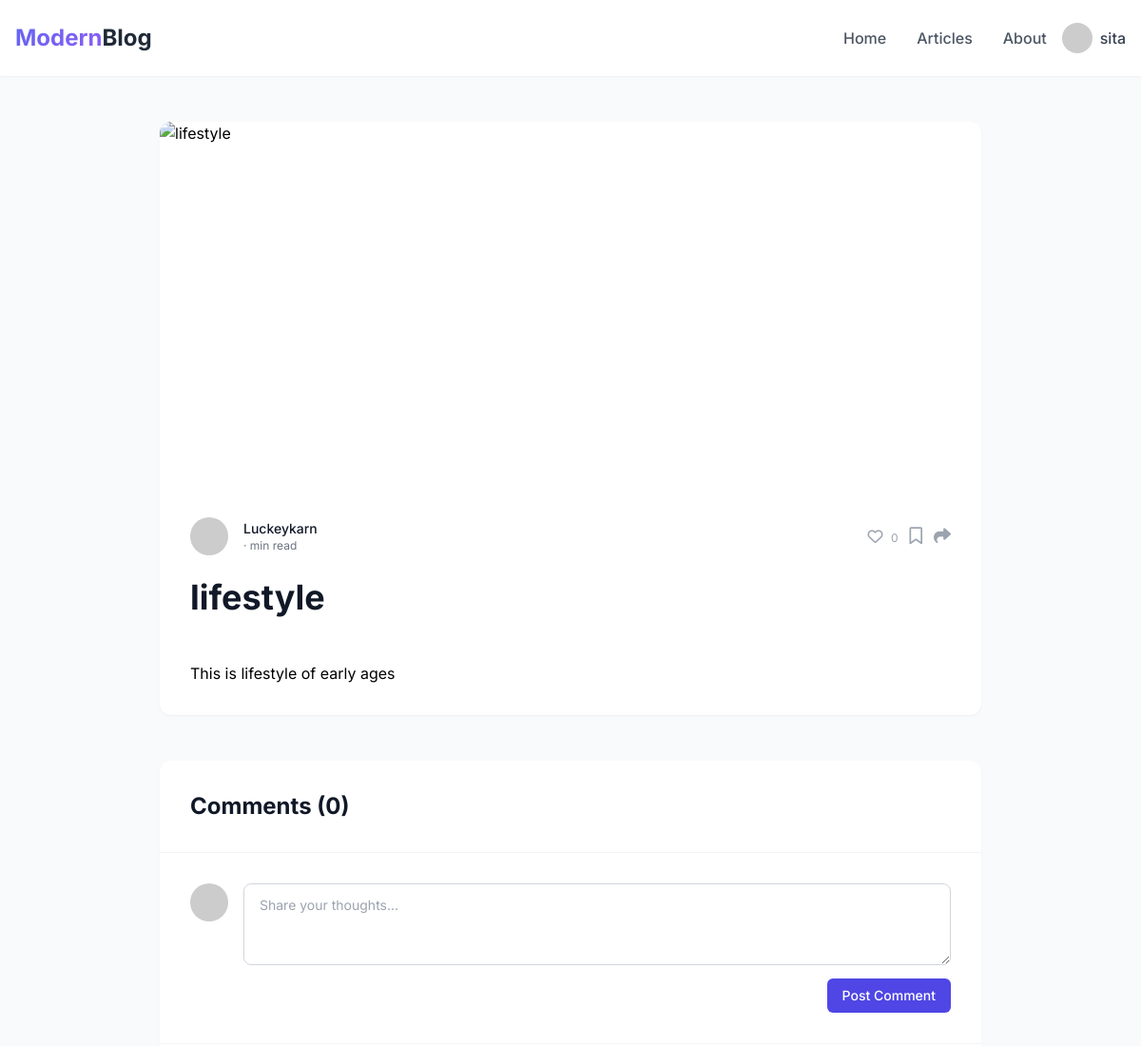
Before: /blog/lifestyle_in_early_age (signed in, upper part) with the older database file.
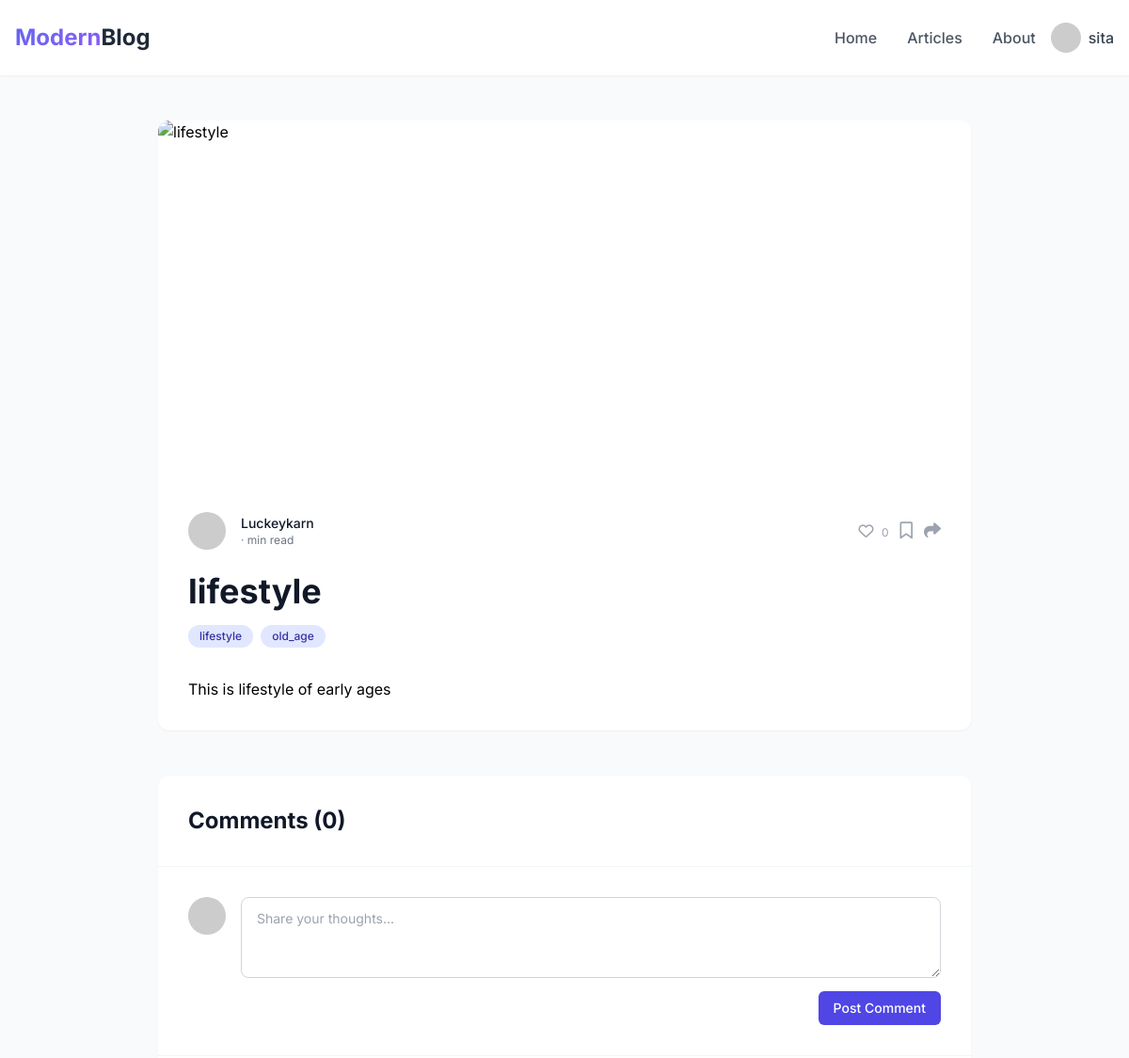
After: the same page with the newer database file.
### blogs/views.py (the view)
# urls.py: path('blog/<slug:slug>', views.blog_detail,name="blog_detail"), # Using slug here original
def blog_detail(request, slug): # Receive slug as a path parameter
    blog_object = Blogs.objects.get(slug=slug, status='published') # Use get_object_or_404 for safety
    comments = Comment.objects.filter(blog=blog_object).order_by('-created_at') # Fetch approved comments
    context = {
        "title": blog_object.title, # Use the actual blog title
        "user": request.user,
        "blog": blog_object,
        "comments": comments, # Include the comments in the context
    }
    return render(request, "blog_detail.html", context) # Make sure the template name is correct

### blogs/templatetags/like_tags.py (called while the page is built)
@register.simple_tag
def is_blog_liked_by_user(user, blog):
    return BlogLike.objects.filter(blog=blog,user=user).exists()

### blogs/templates/blog_detail.html (shortened to what the changed rows need)
{% load like_tags %}
<!DOCTYPE html>
<html lang="en">
<head>
    <script src="https://cdn.tailwindcss.com"></script>
    <link rel="stylesheet" href="https://cdnjs.cloudflare.com/ajax/libs/font-awesome/6.4.0/css/all.min.css">
</head>
<body class="min-h-screen">
    <main class="max-w-4xl mx-auto px-4 py-12">
        <article class="bg-white rounded-xl shadow-sm overflow-hidden">
            <div class="p-8">
                <h1 class="text-3xl md:text-4xl font-bold text-gray-900 mb-4">{{ blog.title }}</h1>
                <div class="flex flex-wrap gap-2 mb-8">
                    {% for tag in blog.tags.all %}
                        <a href="{% url 'blogs_by_tag' tag.slug %}" class="tag bg-indigo-100 text-indigo-800 px-3 py-1 rounded-full text-xs font-medium hover:bg-indigo-200">
                            {{ tag.name }}
                        </a>
                    {% endfor %}
                </div>
            </div>
        </article>
        <section class="mt-12 bg-white rounded-xl shadow-sm overflow-hidden">
            <div class="p-8 border-b border-gray-100">
                <h2 class="text-2xl font-bold text-gray-900">Comments ({{ blog.comments.count }})</h2>
            </div>
        </section>
    </main>
</body>
</html>

Changed rows visible on the page:
added Tag: name "lifestyle"
added Tag: name "old_age"
